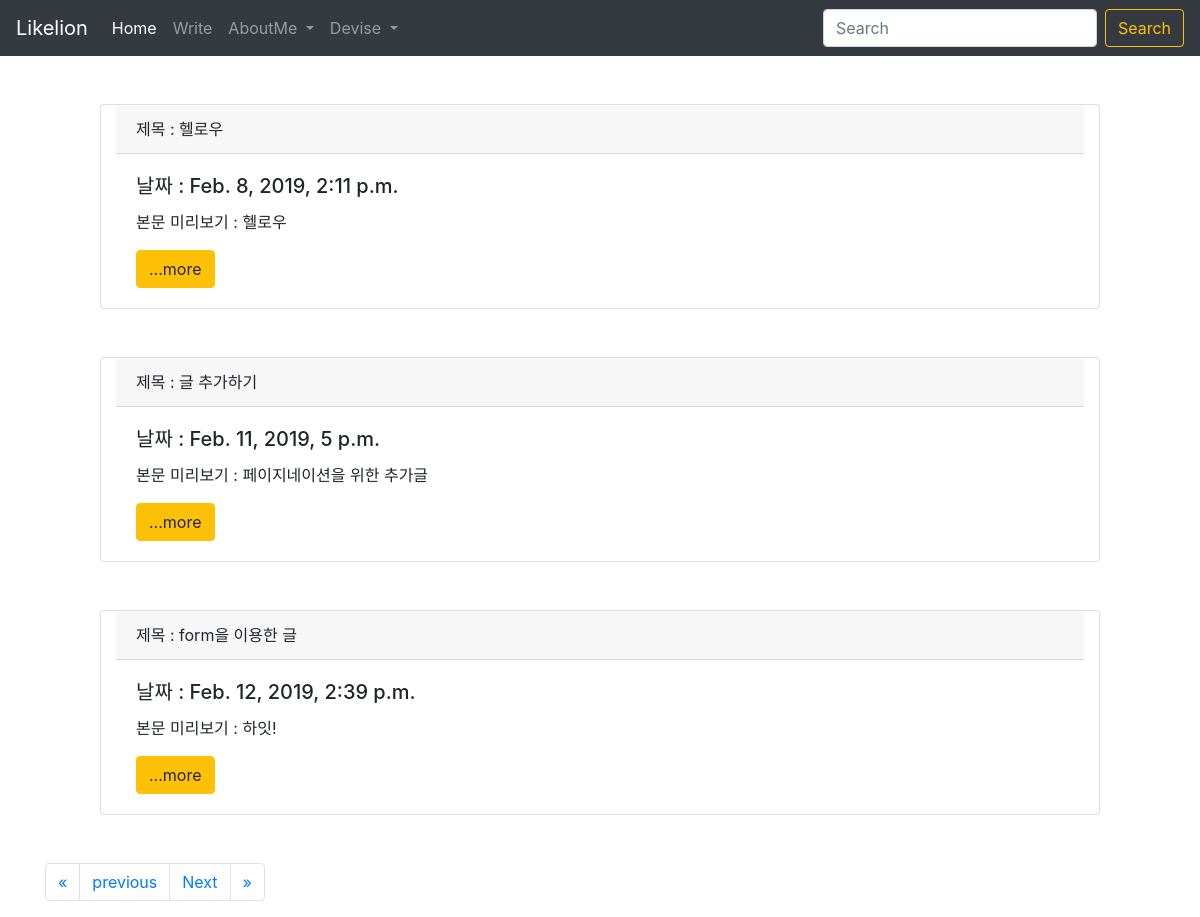
/?page=3, run on the app's committed database.
### myblog/models.py (models this page shows, shortened)
class Myblog(models.Model):
  title = models.CharField(max_length=200)
  pub_date = models.DateTimeField('date published')
  body = models.TextField()
  def summary(self):
    return self.body[:150]

### myblog/views.py (the view)
# urls.py: path('', myblog.views.home, name="home"),
def home(request):
  blogs = Myblog.objects
  blog_list = Myblog.objects.all()
  paginator = Paginator(blog_list,3)
  page = request.GET.get('page')
  posts = paginator.get_page(page)
  return render(request, 'home.html', {'blogs':blogs, 'posts':posts})

### myblog/templates/home.html
{%extends 'base.html'%}
{%block contents%}
<body>
  <br />
  {% for myblog in posts %}
    <div class="card mx-auto col-md-10" >
      <div class="card-header">
        제목 : {{myblog.title}}
      </div>
      <div class="card-body">
        <h5 class="card-title"> 날짜 : {{myblog.pub_date}} </h5>
        <p class="card-text">본문 미리보기 : {{myblog.summary}}</p>
        <a href="{%url 'detail' myblog.id%}" class="btn btn-warning">...more</a>
      </div>
    </div>
    <br /><br />
  {% endfor %}
  <div class = "container">
    <nav aria-label="Page navigation example">
    <ul class="pagination">
      {%if posts.has_previous%}
      <li class="page-item">
        <a class="page-link" href="?page=1" aria-label="first">
          <span aria-hidden="true">&laquo;</span>
        </a>
      </li>
       <li class="page-item">
        <a class="page-link" href="?page={{posts.previous_page_number}}" aria-label="previous">previous</a>
      </li>
      {%endif%}
      {%if posts.has_next%}
      <li class="page-item">
        <a class="page-link" href="?page={{posts.next_page_number}}" aria-label="next">Next</a>
      </li>
      <li class="page-item">
        <a class="page-link" href="?page={{posts.paginator.num_pages}}" aria-label="last">
          <span aria-hidden="true">&raquo;</span>
        </a>
      </li>
      {%endif%}
      </ul>
    </nav>
  </div>
{%endblock%}

### data on the page
Myblog: title "헬로우", pub_date "Feb. 8, 2019, 2:11 p.m.", summary "헬로우"
Myblog: title "글 추가하기", pub_date "Feb. 11, 2019, 5 p.m.", summary "페이지네이션을 위한 추가글"
Myblog: title "form을 이용한 글", pub_date "Feb. 12, 2019, 2:39 p.m.", summary "하잇!"
